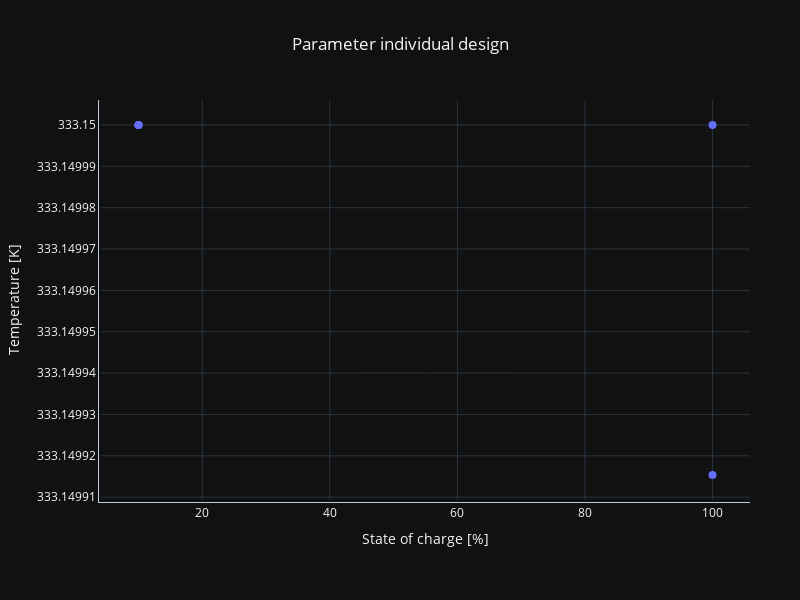

Notebook cell for this chart:
### Code cell
data = [dot_scatter(x_dots=pi_design.design.T[0][number_designs:]*100,
                    y_dots=pi_design.design.T[1][number_designs:],
                    fill=None)]

fig = styled_figure(title=pi_design.name,data=data,title_x = "State of charge [%]",title_y= "Temperature [K]")
fig

### Figure 1 — Plotly figure (JSON) as saved in the notebook; plotly's stock layout.template omitted (floating-point values rounded to 4 significant figures)
{"data": [{"fillcolor": "rgba(100, 100, 100, 0.2)", "marker": {"size": 8}, "mode": "markers+text", "name": "Observed points", "textposition": "top center", "visible": true, "x": [10.0, 100.0, 100.0, 10.0, 10.0], "y": [333.1, 333.1, 333.1, 333.1, 333.1], "type": "scatter"}], "layout": {"height": 600, "hoverdistance": 100, "hovermode": "closest", "margin": {"b": 100, "l": 50, "pad": 2, "r": 50, "t": 100}, "plot_bgcolor": "rgba(0,0,0,0)", "showlegend": false, "spikedistance": 1000, "title": {"text": "Parameter individual design", "x": 0.5, "xanchor": "center"}, "width": 800, "xaxis": {"automargin": true, "linecolor": "#BCCCDC", "linewidth": 1, "showline": true, "showspikes": false, "spikecolor": "#999999", "spikedash": "dot", "spikemode": "marker", "spikesnap": "data", "spikethickness": 2, "title": {"text": "State of charge [%]"}}, "yaxis": {"automargin": true, "linecolor": "#BCCCDC", "linewidth": 1, "showline": true, "title": {"text": "Temperature [K]"}}, "legend": {"yanchor": "top", "y": 0.9, "xanchor": "right", "x": 0.95}}}
